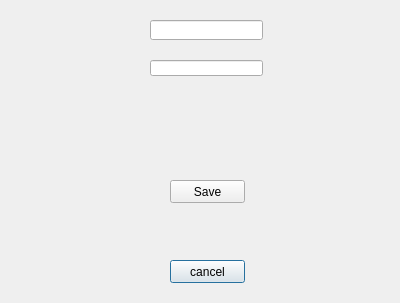
<?xml version="1.0" encoding="UTF-8"?>
<ui version="4.0">
 <class>Dialog</class>
 <widget class="QDialog" name="Dialog">
  <property name="geometry">
   <rect>
    <x>0</x>
    <y>0</y>
    <width>400</width>
    <height>303</height>
   </rect>
  </property>
  <property name="windowTitle">
   <string>Dialog</string>
  </property>
  <widget class="QLineEdit" name="lineEditCoffeeName">
   <property name="geometry">
    <rect>
     <x>150</x>
     <y>60</y>
     <width>113</width>
     <height>16</height>
    </rect>
   </property>
  </widget>
  <widget class="QPushButton" name="btnCancel">
   <property name="geometry">
    <rect>
     <x>170</x>
     <y>260</y>
     <width>75</width>
     <height>23</height>
    </rect>
   </property>
   <property name="text">
    <string>cancel</string>
   </property>
  </widget>
  <widget class="QLineEdit" name="lineEditCoffeeType">
   <property name="geometry">
    <rect>
     <x>150</x>
     <y>20</y>
     <width>113</width>
     <height>20</height>
    </rect>
   </property>
  </widget>
  <widget class="QPushButton" name="btnSave">
   <property name="geometry">
    <rect>
     <x>170</x>
     <y>180</y>
     <width>75</width>
     <height>23</height>
    </rect>
   </property>
   <property name="text">
    <string>Save</string>
   </property>
  </widget>
 </widget>
 <resources/>
 <connections/>
</ui>
